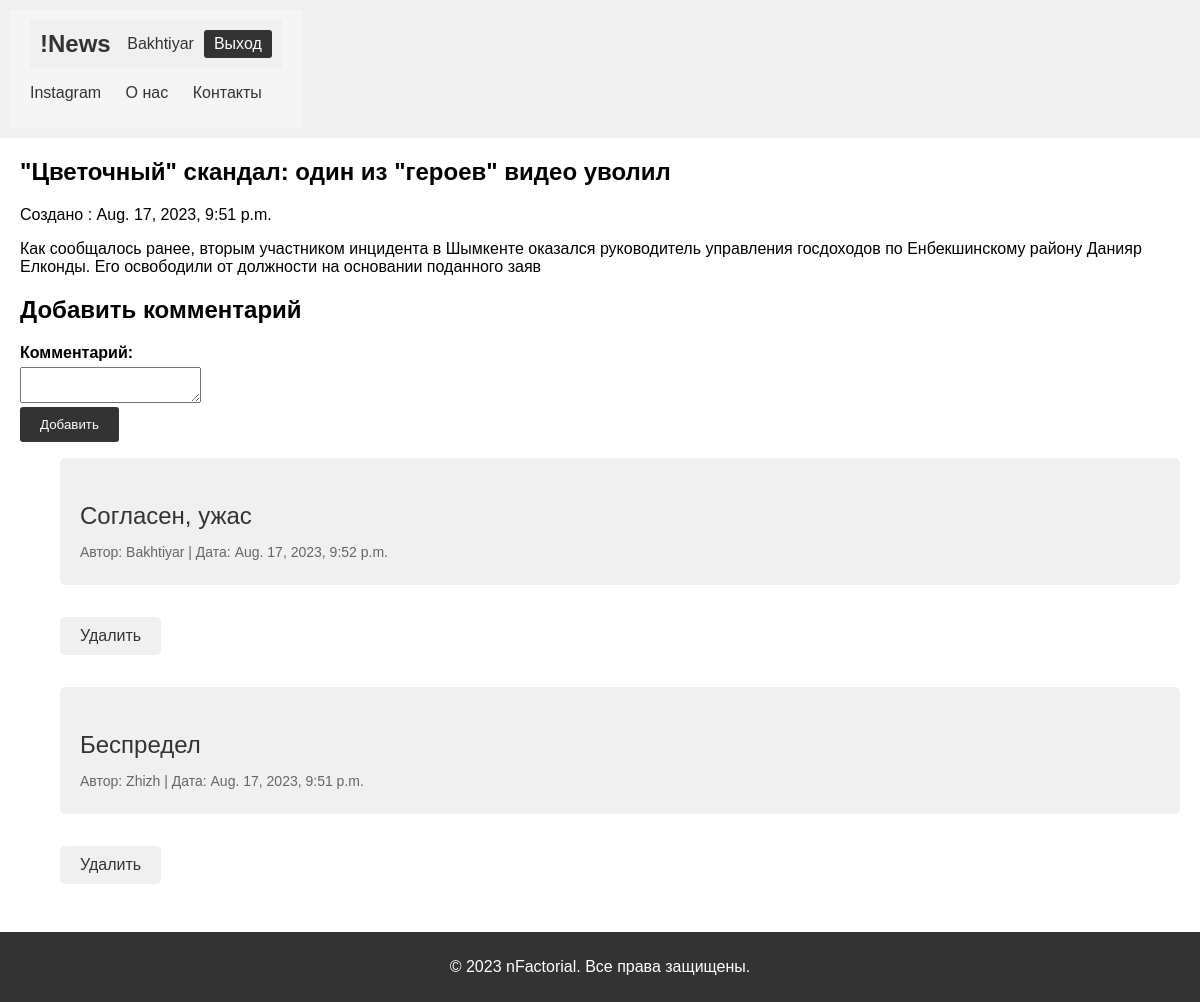
Page /news/7/ (signed in) on the committed database.
### news/models.py (models this page shows, shortened)
class News(models.Model):
    author = models.ForeignKey(User, on_delete=models.CASCADE, null=True)
    title = models.TextField(max_length=50)
    content = models.TextField(max_length=200)
    created_at = models.DateTimeField(auto_now_add=True)

class Comments(models.Model):
    author = models.ForeignKey(User, on_delete=models.CASCADE)
    content = models.TextField(max_length=150)
    created_at = models.DateTimeField()
    News = models.ForeignKey(News, on_delete=models.CASCADE)

### news/views.py (the view)
# urls.py: path("<int:news_id>/", views.get_page, name="get_page"),
def get_page(request, news_id):
    news = get_object_or_404(News, pk=news_id)
    user_is_moderator = request.user.groups.filter(name='moderators').exists()
    content = request.POST.get('content')
    if content:
        comment = Comments(author=request.user, content=content, created_at=timezone.now(), News=news)
        comment.save()
    comments = Comments.objects.filter(News=news).order_by("-created_at")
    context = {"news": news, "comments": comments, "user_is_moderator": user_is_moderator}
    return render(request, "news/page.html", context)

### news/templates/news/page.html (shortened to what this page needs)
{% extends "news/base.html" %}
{% block content %}
      <h2>{{ news.title }}</h2>
        <p>Создано : {{ news.created_at }}</p>
        <p>{{ news.content }}</p>
        {% if user.is_authenticated %}
        <h2>Добавить комментарий</h2>
        <form action="{% url 'news:get_page' news.id%}" method="post">
            <label for="content">Комментарий: </label>
            <textarea name="content"></textarea><br>
            <button type="submit">Добавить</button>
        </form>
        <ul>
            <div class="news-list">
                    {% for comment in comments %}
                    <div class="news">
                        <p class="news-title">{{ comment.content }}</p>
                        <p class="news-info">
                            Автор: {{ comment.author }} | Дата: {{ comment.created_at }}
                        </p>
                    </div>
                    <p>
                       {% if user == comment.author or user_is_moderator %}
                        <form action="{% url 'news:delete_comment' comment.id %}" method="post">
                                <button type="submit" class="btn-delete" >Удалить</button>
                        </form>
                        {% endif %}
                    </p>
                    {% endfor %}
            </div>
        </ul>
        {% else %}
        <p style="color: #ff9999; background-color: #f0f0f0;">Комментарий доступно для авторизованных</p>
        {% endif %}
{% endblock %}

### news/templates/news/base.html (shortened to what this page needs)
<!DOCTYPE html>
<html lang="en">
<head>
    {% load static %}
    <link rel="stylesheet" href="{% static 'news/style.css' %}">
</head>
<body>
    <header class="header">
        <nav class="nav">
            <div class="container">
                {% if user.is_authenticated %}
                    <div class="header">
                        <a href="{% url 'news:news' %}" class="logo">!News</a>
                        <div class="user-bar">
                            <span class="username">{{ user.username }}</span>
                            <a href="{% url 'logout' %}" class="btn-logout">Выход</a>
                        </div>
                    </div>
                {% endif %}
                <ul class="menu">
                    <li><a href="https://www.instagram.com/thetwelvepartformulaofbeing/" target="_blank">Instagram</a></li>
                    <li><a href="https://www.nfactorial.school/nfactorial-team" target="_blank">О нас</a></li>
                    <li><a href="https://www.nfactorial.school/" target="_blank">Контакты</a></li>
                </ul>
            </div>
        </nav>
    </header>
    <main class="main">
        <div class="container">
            {% block content %}
            {% endblock %}
        </div>
    </main>
    <footer class="footer">
        <div class="container">
            <p>&copy; 2023 nFactorial. Все права защищены.</p>
        </div>
    </footer>
</body>
</html>

### news/static/news/style.css (style rules this page uses)
body { font-family: Arial, sans-serif; margin: 0; padding: 0; }
.header { background-color: #333; color: white; padding: 10px 0; }
.nav { background-color: #f5f5f5; padding: 10px 0; }
.container { max-width: 1200px; margin: 0 auto; padding: 0 20px; }
.logo { font-size: 24px; color: #333; text-decoration: none; font-weight: bold; }
.menu { list-style-type: none; padding: 0; }
.menu li { display: inline; margin-right: 20px; }
.menu a { text-decoration: none; color: #333; }
.footer { background-color: #333; color: white; padding: 10px 0; text-align: center; }
h2 { margin-bottom: 20px; }
form label { display: block; margin-bottom: 5px; font-weight: bold; }
form button { background-color: #333; color: white; padding: 10px 20px; border: none; border-radius: 3px; cursor: pointer; }
.username { color: #333; margin-right: 10px; }
.header { display: flex; justify-content: space-between; align-items: center; background-color: #f0f0f0; padding: 10px; }
.user-bar { display: flex; align-items: center; }
.btn-logout { background-color: #333; color: white; padding: 5px 10px; border-radius: 3px; text-decoration: none; transition: background-color 0.3s ease-in-out; }
.news-list { display: flex; flex-direction: column; }
.news { background-color: #f0f0f0; padding: 20px; border-radius: 5px; }
.news-title { text-decoration: none; color: #333; font-size: 24px; margin-bottom: 10px; }
.news-info { color: #666; font-size: 14px; margin-bottom: 5px; }
.btn-delete { background-color: #f0f0f0; color: #333; border: none; padding: 10px 20px; font-size: 16px; border-radius: 5px; cursor: pointer; transition: background-color 0.3s ease-in-out; }

### rows in the picture
News: title "\"Цветочный\" скандал: один из \"героев\" видео уволил", created_at "Aug. 17, 2023, 9:51 p.m.", content "Как сообщалось ранее, вторым участником инцидента в Шымкенте оказался руководитель управления госдоходов по Енбекшинскому району Данияр Елконды. Его освободили от должности на основании поданного заяв"
Comments: content "Согласен, ужас", author "Bakhtiyar", created_at "Aug. 17, 2023, 9:52 p.m.", shows "Удалить"
Comments: content "Беспредел", author "Zhizh", created_at "Aug. 17, 2023, 9:51 p.m.", shows "Удалить"

### other values in the picture
{{ user.username }} "Bakhtiyar"
